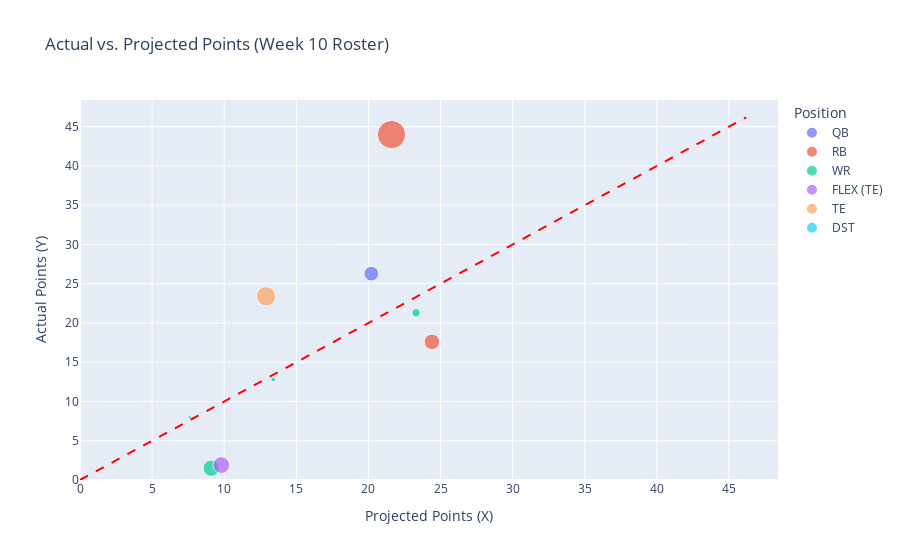

The cell this chart's notebook holds for it:
### Markdown cell above
#### Scatter Plot: Projected vs. Actual Points

### Code cell
#1. Calculate the Error
results_df['Difference'] = round(results_df['Actual Points'] - results_df['Projected Points'], 2)
results_df['Abs_Difference'] = round(results_df['Difference'].abs(), 2)

# 2. Scatter Plot
fig = px.scatter(
    results_df,
    x="Projected Points",
    y="Actual Points",
    color="Position", 
    size="Abs_Difference", # Size the points by the magnitude of the error
    
    hover_data=['Player', 'Position', 'Projected Points', 'Actual Points', 'Difference'],
    title="Actual vs. Projected Points (Week 10 Roster)"
)

# 3. Add the Line of Perfect Agreement (Y = X)
#Points above the line: Players who Overperformed (Actual > Projected)
#Points below the line: Players who Underperformed (Actual < Projected)
max_val = max(results_df['Projected Points'].max(), results_df['Actual Points'].max())
fig.add_shape(
    type='line',
    x0=0, y0=0,
    x1=max_val * 1.05, y1=max_val * 1.05,
    line=dict(color='Red', width=2, dash='dash')
)

fig.update_layout(
    xaxis_title="Projected Points (X)",
    yaxis_title="Actual Points (Y)",
    # Ensure axes are equally scaled for the diagonal line to work correctly
    xaxis_range=[0, max_val * 1.1],
    yaxis_range=[0, max_val * 1.1]
)

fig.show()

### Figure 1 — Plotly figure (JSON) as saved in the notebook; plotly's stock layout.template omitted (floating-point values rounded to 4 significant figures)
{"data": [{"customdata": [["Jaxson Dart", "QB", 6.08]], "hovertemplate": "Position=%{customdata[1]}<br>Projected Points=%{x}<br>Actual Points=%{y}<br>Abs_Difference=%{marker.size}<br>Player=%{customdata[0]}<br>Difference=%{customdata[2]}<extra></extra>", "legendgroup": "QB", "marker": {"color": "#636efa", "size": [6.08], "sizemode": "area", "sizeref": 0.056, "symbol": "circle"}, "mode": "markers", "name": "QB", "orientation": "v", "showlegend": true, "type": "scatter", "x": [20.2], "xaxis": "x", "y": [26.28], "yaxis": "y"}, {"customdata": [["Christian McCaffrey", "RB", -6.8], ["De'Von Achane", "RB", 22.4]], "hovertemplate": "Position=%{customdata[1]}<br>Projected Points=%{x}<br>Actual Points=%{y}<br>Abs_Difference=%{marker.size}<br>Player=%{customdata[0]}<br>Difference=%{customdata[2]}<extra></extra>", "legendgroup": "RB", "marker": {"color": "#EF553B", "size": [6.8, 22.4], "sizemode": "area", "sizeref": 0.056, "symbol": "circle"}, "mode": "markers", "name": "RB", "orientation": "v", "showlegend": true, "type": "scatter", "x": [24.4, 21.6], "xaxis": "x", "y": [17.6, 44], "yaxis": "y"}, {"customdata": [["Jaxon Smith-Njigba", "WR", -2], ["Khalil Shakir", "WR", -0.6], ["Olamide Zaccheaus", "WR", -7.6]], "hovertemplate": "Position=%{customdata[1]}<br>Projected Points=%{x}<br>Actual Points=%{y}<br>Abs_Difference=%{marker.size}<br>Player=%{customdata[0]}<br>Difference=%{customdata[2]}<extra></extra>", "legendgroup": "WR", "marker": {"color": "#00cc96", "size": [2, 0.6, 7.6], "sizemode": "area", "sizeref": 0.056, "symbol": "circle"}, "mode": "markers", "name": "WR", "orientation": "v", "showlegend": true, "type": "scatter", "x": [23.3, 13.4, 9.1], "xaxis": "x", "y": [21.3, 12.8, 1.5], "yaxis": "y"}, {"customdata": [["Hunter Henry", "FLEX (TE)", -7.9]], "hovertemplate": "Position=%{customdata[1]}<br>Projected Points=%{x}<br>Actual Points=%{y}<br>Abs_Difference=%{marker.size}<br>Player=%{customdata[0]}<br>Difference=%{customdata[2]}<extra></extra>", "legendgroup": "FLEX (TE)", "marker": {"color": "#ab63fa", "size": [7.9], "sizemode": "area", "sizeref": 0.056, "symbol": "circle"}, "mode": "markers", "name": "FLEX (TE)", "orientation": "v", "showlegend": true, "type": "scatter", "x": [9.8], "xaxis": "x", "y": [1.9], "yaxis": "y"}, {"customdata": [["George Kittle", "TE", 10.5]], "hovertemplate": "Position=%{customdata[1]}<br>Projected Points=%{x}<br>Actual Points=%{y}<br>Abs_Difference=%{marker.size}<br>Player=%{customdata[0]}<br>Difference=%{customdata[2]}<extra></extra>", "legendgroup": "TE", "marker": {"color": "#FFA15A", "size": [10.5], "sizemode": "area", "sizeref": 0.056, "symbol": "circle"}, "mode": "markers", "name": "TE", "orientation": "v", "showlegend": true, "type": "scatter", "x": [12.9], "xaxis": "x", "y": [23.4], "yaxis": "y"}, {"customdata": [["Jaguars", "DST", 0.4]], "hovertemplate": "Position=%{customdata[1]}<br>Projected Points=%{x}<br>Actual Points=%{y}<br>Abs_Difference=%{marker.size}<br>Player=%{customdata[0]}<br>Difference=%{customdata[2]}<extra></extra>", "legendgroup": "DST", "marker": {"color": "#19d3f3", "size": [0.4], "sizemode": "area", "sizeref": 0.056, "symbol": "circle"}, "mode": "markers", "name": "DST", "orientation": "v", "showlegend": true, "type": "scatter", "x": [7.6], "xaxis": "x", "y": [8], "yaxis": "y"}], "layout": {"legend": {"itemsizing": "constant", "title": {"text": "Position"}, "tracegroupgap": 0}, "shapes": [{"line": {"color": "Red", "dash": "dash", "width": 2}, "type": "line", "x0": 0, "x1": 46.2, "y0": 0, "y1": 46.2}], "title": {"text": "Actual vs. Projected Points (Week 10 Roster)"}, "xaxis": {"anchor": "y", "domain": [0, 1], "range": [0, 48.4], "title": {"text": "Projected Points (X)"}}, "yaxis": {"anchor": "x", "domain": [0, 1], "range": [0, 48.4], "title": {"text": "Actual Points (Y)"}}}}
